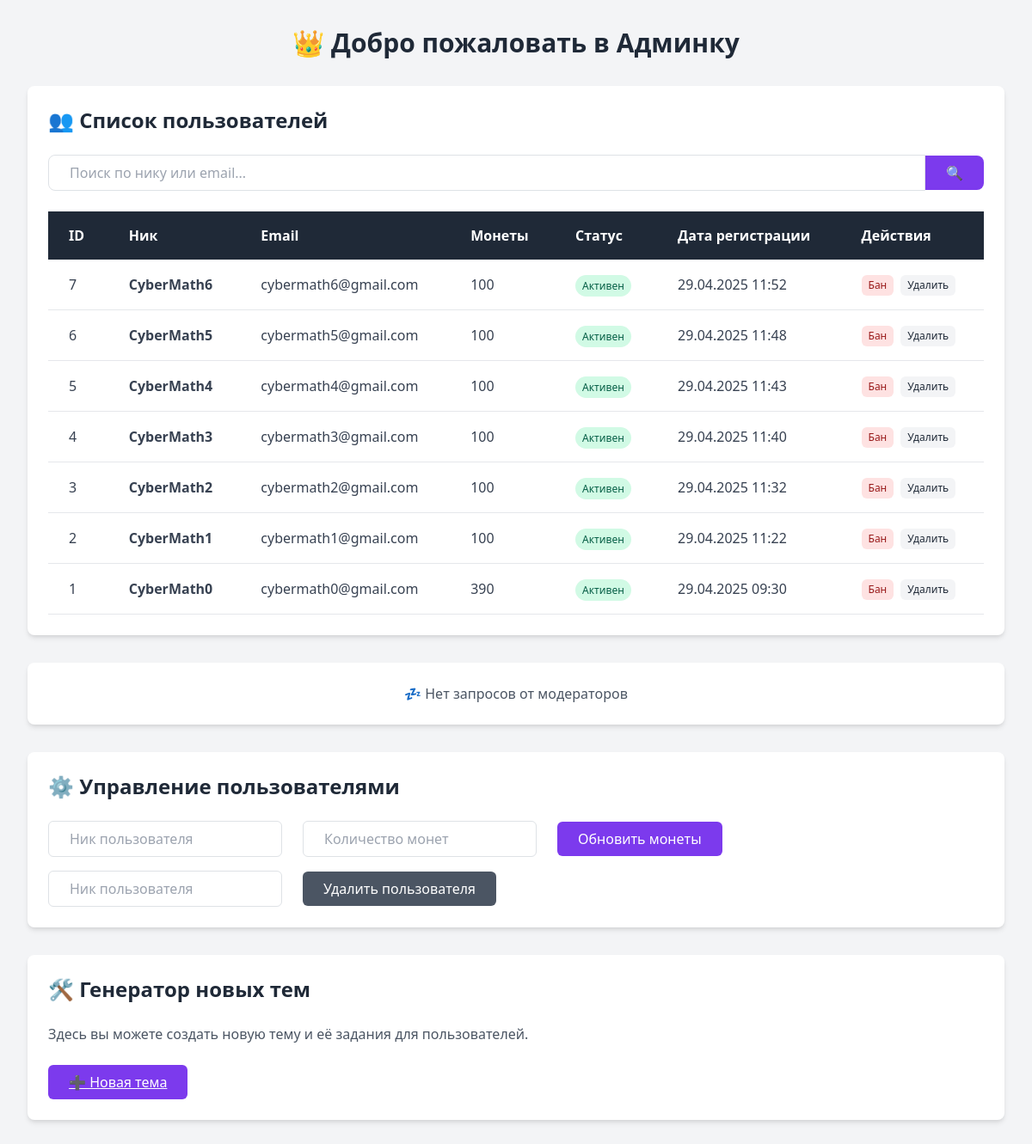
Page /admin/dashboard.php (signed in) on the committed database.
### tables this page shows
CREATE TABLE `users` (
  `id` int(11) NOT NULL,
  `name` varchar(255) NOT NULL,
  `email` varchar(255) NOT NULL,
  `password` varchar(255) NOT NULL,
  `created_at` timestamp NOT NULL DEFAULT current_timestamp(),
  `coins` int(11) DEFAULT 0,
  `status` enum('active','blocked') DEFAULT 'active'
);

### admin/dashboard.php (the view, shortened to what this page needs)
<?php
require_once '../db.php';
$stmt = $pdo->query("SELECT * FROM moderator_requests ORDER BY created_at DESC");
$requests = $stmt->fetchAll();
$usersStmt = $pdo->query("SELECT id, name, email, coins, status, created_at FROM users ORDER BY created_at DESC");
$users = $usersStmt->fetchAll();
?>
<!DOCTYPE html>
<html lang="ru">
<head>
    <link href="https://cdn.jsdelivr.net/npm/tailwindcss@2.2.19/dist/tailwind.min.css" rel="stylesheet">
    <link href="https://cdn.jsdelivr.net/npm/bootstrap@5.3.0/dist/css/bootstrap.min.css" rel="stylesheet">
</head>
<body class="bg-gray-100 font-sans p-8">
    <div class="max-w-7xl mx-auto">
        <h1 class="text-3xl font-bold text-gray-800 mb-8 text-center">👑 Добро пожаловать в Админку</h1>
        <div class="bg-white p-6 rounded-lg shadow-md mb-8">
            <h2 class="text-2xl font-semibold text-gray-800 mb-4">👥 Список пользователей</h2>
            <div class="overflow-x-auto">
                <div class="flex items-center mb-4">
                    <input type="text" id="userSearchInput" placeholder="Поиск по нику или email..." class="flex-1 px-4 py-2 border border-gray-300 rounded-l-lg focus:outline-none focus:ring-2 focus:ring-blue-500">
                <button onclick="searchUsers()" class="bg-purple-600 text-white px-4 py-2 rounded-r-lg hover:bg-purple-500 transition duration-200">
                    🔍
                </button>
                </div>
                <table class="w-full table-auto">
                    <thead class="bg-gray-800 text-white">
                        <tr>
                            <th class="px-4 py-3">ID</th>
                            <th class="px-4 py-3">Ник</th>
                            <th class="px-4 py-3">Email</th>
                            <th class="px-4 py-3">Монеты</th>
                            <th class="px-4 py-3">Статус</th>
                            <th class="px-4 py-3">Дата регистрации</th>
                            <th class="px-4 py-3">Действия</th>
                        </tr>
                    </thead>
                    <tbody class="text-gray-700">
                        <?php foreach ($users as $user): ?>
                            <tr class="border-b hover:bg-gray-50 transition duration-200">
                                <td class="px-4 py-3"><?= $user['id'] ?></td>
                                <td class="px-4 py-3 font-semibold"><?= htmlspecialchars($user['name']) ?></td>
                                <td class="px-4 py-3"><?= htmlspecialchars($user['email']) ?></td>
                                <td class="px-4 py-3"><?= $user['coins'] ?></td>
                                <td class="px-4 py-3">
                                    <span class="px-2 py-1 rounded-full text-xs
                                        <?= $user['status'] === 'active' ? 'bg-green-100 text-green-800' : 'bg-red-100 text-red-800' ?>">
                                        <?= $user['status'] === 'active' ? 'Активен' : 'Заблокирован' ?>
                                    </span>
                                </td>
                                <td class="px-4 py-3"><?= date('d.m.Y H:i', strtotime($user['created_at'])) ?></td>
                                <td class="px-4 py-3">
                                    <div class="flex gap-2">
                                        <form method="POST" class="inline">
                                            <?php if ($user['status'] === 'active'): ?>
                                                <button type="submit" name="ban_user" class="bg-red-100 text-red-800 px-2 py-1 rounded text-xs hover:bg-red-200">Бан</button>
                                            <?php else: ?>
                                                <button type="submit" name="unban_user" class="bg-green-100 text-green-800 px-2 py-1 rounded text-xs hover:bg-green-200">Разбан</button>
                                            <?php endif; ?>
                                        </form>
                                        <form method="POST" class="inline">
                                            <button type="submit" name="delete_user" class="bg-gray-100 text-gray-800 px-2 py-1 rounded text-xs hover:bg-gray-200">Удалить</button>
                                        </form>
                                    </div>
                                </td>
                            </tr>
                        <?php endforeach; ?>
                    </tbody>
                </table>
            </div>
        </div>
        <?php if (count($requests) > 0): ?>
            <div class="bg-white p-6 rounded-lg shadow-md mb-8">
                <h2 class="text-2xl font-semibold text-gray-800 mb-4">📨 Запросы от модераторов</h2>
                <div class="overflow-x-auto">
                    <table class="w-full table-auto">
                        <thead class="bg-gray-800 text-white">
                            <tr>
                                <th class="px-4 py-3">ID</th>
                                <th class="px-4 py-3">Ник</th>
                                <th class="px-4 py-3">Действие</th>
                                <th class="px-4 py-3">Монеты</th>
                                <th class="px-4 py-3">Заметка</th>
                                <th class="px-4 py-3">Дата</th>
                                <th class="px-4 py-3">Управление</th>
                            </tr>
                        </thead>
                        <tbody class="text-gray-700">
                            <?php foreach ($requests as $req): ?>
                                <tr class="border-b hover:bg-gray-50 transition duration-200">
                                    <td class="px-4 py-3"><?= $req['id'] ?></td>
                                    <td class="px-4 py-3 font-semibold"><?= htmlspecialchars($req['target_name']) ?></td>
                                    <td class="px-4 py-3"><?= $req['action'] ?></td>
                                    <td class="px-4 py-3"><?= $req['coins'] ?></td>
                                    <td class="px-4 py-3"><?= htmlspecialchars($req['note']) ?></td>
                                    <td class="px-4 py-3"><?= $req['created_at'] ?></td>
                                    <td class="px-4 py-3">
                                        <form method="POST" action="handle_request.php" class="flex gap-2">
                                            <input type="hidden" name="request_id" value="<?= $req['id'] ?>">
                                            <input type="hidden" name="target_name" value="<?= htmlspecialchars($req['target_name']) ?>">
                                            <input type="hidden" name="action" value="<?= $req['action'] ?>">
                                            <input type="hidden" name="coins" value="<?= $req['coins'] ?>">
                                            <button type="submit" name="do_action" class="bg-green-600 text-white px-3 py-1 rounded hover:bg-green-700">Выполнить</button>
                                            <button type="submit" name="delete_only" class="bg-red-600 text-white px-3 py-1 rounded hover:bg-red-700">Удалить</button>
                                        </form>
                                    </td>
                                </tr>
                            <?php endforeach; ?>
                        </tbody>
                    </table>
                </div>
                <form method="POST" action="clear_requests.php" class="text-center mt-4">
                    <button type="submit" class="bg-gray-800 text-white px-6 py-2 rounded hover:bg-red-600 transition duration-200">
                        🧹 Очистить все запросы
                    </button>
                </form>
            </div>
        <?php else: ?>
            <div class="bg-white p-6 rounded-lg shadow-md mb-8 text-center text-gray-600">
                💤 Нет запросов от модераторов
            </div>
        <?php endif; ?>
        <div class="bg-white p-6 rounded-lg shadow-md mb-8">
            <h2 class="text-2xl font-semibold text-gray-800 mb-4">⚙️ Управление пользователями</h2>
            <div class="space-y-4">
                <form method="POST" class="flex items-center gap-4">
                    <input type="text" name="target_name" placeholder="Ник пользователя" class="px-4 py-2 border rounded w-1/4" required>
                    <input type="number" name="coins" placeholder="Количество монет" class="px-4 py-2 border rounded w-1/4" required>
                    <button type="submit" name="update_coins" class="bg-purple-600 text-white px-4 py-2 rounded hover:bg-purple-700">Обновить монеты</button>
                </form>
                <form method="POST" class="flex items-center gap-4">
                    <input type="text" name="target_name" placeholder="Ник пользователя" class="px-4 py-2 border rounded w-1/4" required>
                    <button type="submit" name="delete_user" class="bg-gray-600 text-white px-4 py-2 rounded hover:bg-gray-700">Удалить пользователя</button>
                </form>
            </div>
        </div>
        <div class="bg-white p-6 rounded-lg shadow-md">
            <h2 class="text-2xl font-semibold text-gray-800 mb-4">🛠️ Генератор новых тем</h2>
            <p class="text-gray-600 mb-4">Здесь вы можете создать новую тему и её задания для пользователей.</p>
            <a href="create_topic.php" class="inline-block bg-purple-600 text-white px-6 py-2 rounded hover:bg-purple-700 transition">
                ➕ Новая тема
            </a>
        </div>
    </div>
</body>
</html>

### rows in the picture
users: id "7", name "CyberMath6", email "cybermath6@gmail.com", coins "100", status "Активен", created_at "29.04.2025 11:52"
users: id "6", name "CyberMath5", email "cybermath5@gmail.com", coins "100", status "Активен", created_at "29.04.2025 11:48"
users: id "5", name "CyberMath4", email "cybermath4@gmail.com", coins "100", status "Активен", created_at "29.04.2025 11:43"
users: id "4", name "CyberMath3", email "cybermath3@gmail.com", coins "100", status "Активен", created_at "29.04.2025 11:40"
users: id "3", name "CyberMath2", email "cybermath2@gmail.com", coins "100", status "Активен", created_at "29.04.2025 11:32"
users: id "2", name "CyberMath1", email "cybermath1@gmail.com", coins "100", status "Активен", created_at "29.04.2025 11:22"
users: id "1", name "CyberMath0", email "cybermath0@gmail.com", coins "390", status "Активен", created_at "29.04.2025 09:30"
